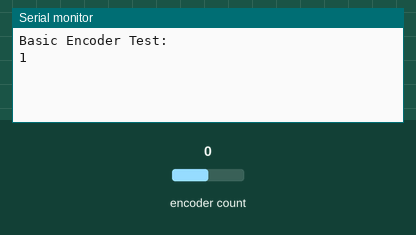
A sketch run on a simulated Arduino Uno, built with avr-gcc and run on an emulated ATmega328P. On the bench: the last lines printed to the serial monitor. Inputs (shaded band) come from the test bench; at power-on: encoder count 0.

Above: at 1.2 s.
1.3 s: encoder count set to 1
At 2.4 s:
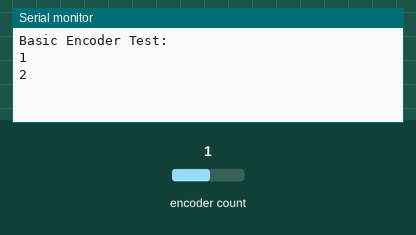
2.8 s: encoder count set to 2
At 3.5 s:
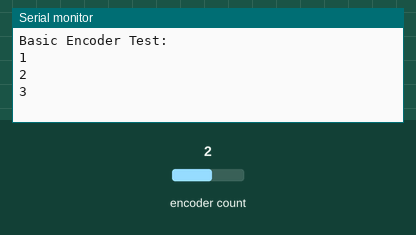

The sketch:

JULY2_2022_EncoderTest3.ino
```cpp
#include <Encoder.h>

// Change these two numbers to the pins connected to your encoder.
//   Best Performance: both pins have interrupt capability
//   Good Performance: only the first pin has interrupt capability
//   Low Performance:  neither pin has interrupt capability
Encoder myEnc(6,7);
//   avoid using pins with LEDs attached
int counter = 0;

void setup() {
  Serial.begin(9600);
  Serial.println("Basic Encoder Test:");
}

long oldPosition  = -999;

void loop() {
  long newPosition = myEnc.read();
  if (newPosition != oldPosition) {
    oldPosition = newPosition;
    //Serial.println(newPosition);
    counter ++;
     Serial.println(counter);
  }
}
```

Measured:
- after the input at 1.3 s, the serial monitor: prints a new line at once (image 1)
- after the input at 2.8 s, the serial monitor: prints a new line at once (image 2)
